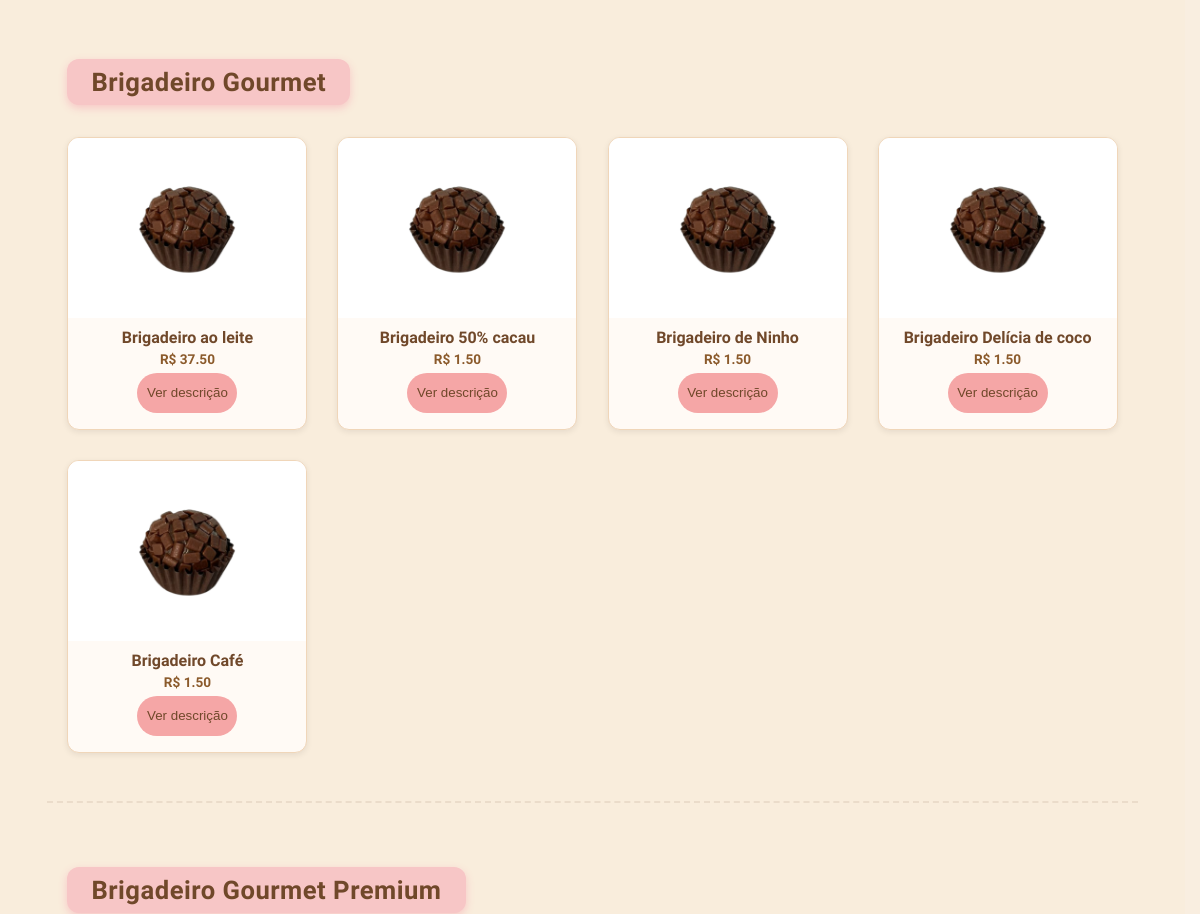
The page /cardapio/ (middle part) on the database as committed earlier.
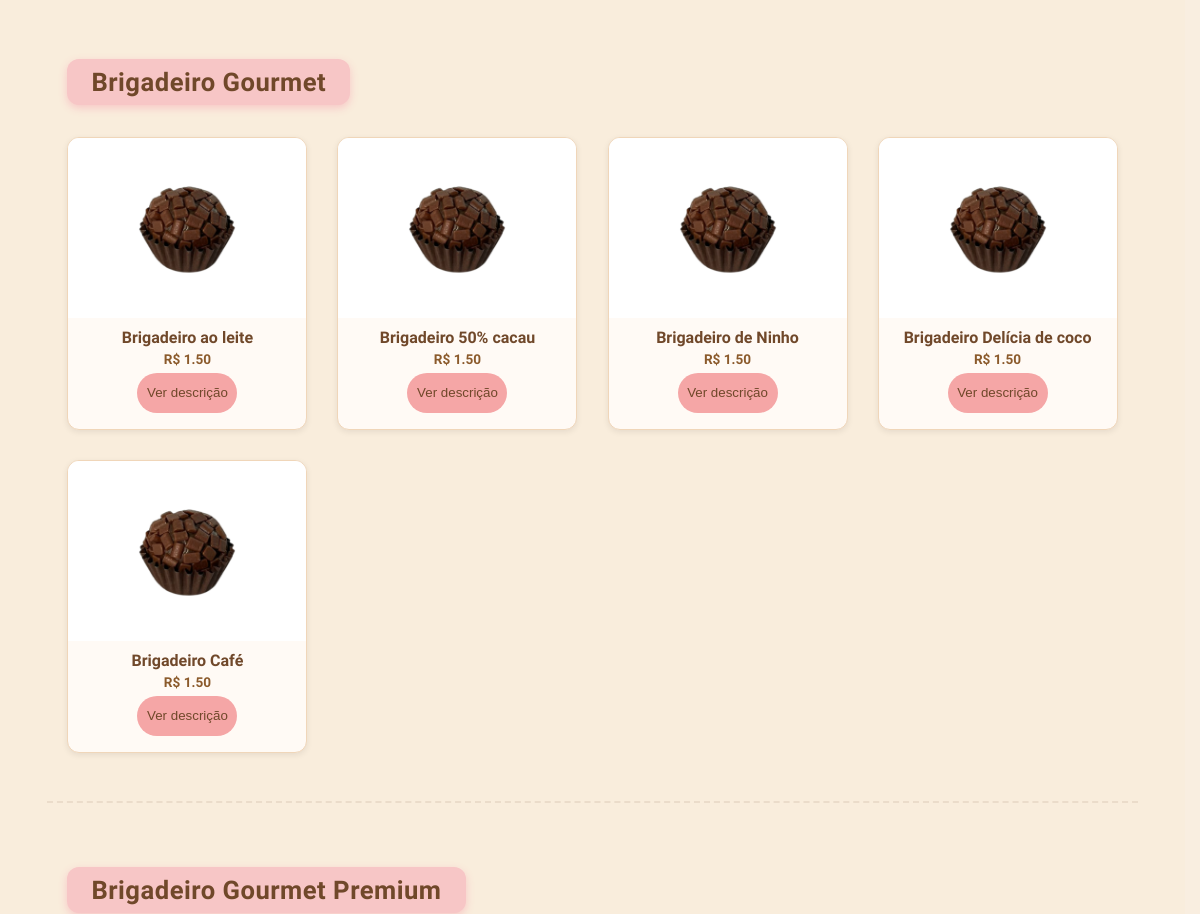
The same page on the database as committed later.
### produtos/models.py (models this page shows, shortened)
class Produto(models.Model):
    nome = models.CharField(max_length=100)
    preco = models.DecimalField(max_digits=10, decimal_places=2)
    descricao = models.TextField(blank=True)
    categoria = models.ForeignKey(
        Categoria,
        related_name='produtos',
        on_delete=models.SET_NULL,  # Evita perder o produto se a categoria for deletada
        null=True,
        blank=True
    )
    imagem = models.ImageField(upload_to='produtos/', blank=True, null=True)

class Categoria(models.Model):
    nome = models.CharField(max_length=100, unique=True)

### produtos/views.py (the view)
# urls.py: path('cardapio/', views.cardapio, name='cardapio'),
def cardapio(request):
    produtos = Produto.objects.all().order_by('categoria__nome')
    produtos_por_categoria = {}
    for produto in produtos:
        categoria_nome = produto.categoria.nome if produto.categoria else 'Outros'
        produtos_por_categoria.setdefault(categoria_nome, []).append(produto)
    return render(request, 'cardapio.html', {'produtos_por_categoria': produtos_por_categoria})

### produtos/templates/cardapio.html (shortened to what this page needs)
{% load static %}
<!DOCTYPE html>
<html lang="pt-BR">
<head>
  <link rel="stylesheet" href="{% static 'CSS/base.css' %}" />
  <link rel="stylesheet" href="{% static 'CSS/search.css' %}" />
  <link rel="stylesheet" href="{% static 'CSS/cardapio.css' %}" />
  <link rel="stylesheet" href="{% static 'CSS/descricao.css' %}" />
</head>
<body>
  <main>
    {% for categoria, produtos_categoria in produtos_por_categoria.items %}
      <section class="categoria-section">
        <h2 class="categoria-nome">{{ categoria }}</h2>
        <div class="produto-grid">
          {% for produto in produtos_categoria %}
            <div class="card-produto">
              <img src="{{ produto.imagem.url }}" alt="{{ produto.nome }}">
              <div class="card-info">
                <h3>{{ produto.nome }}</h3>
                <p class="preco">R$ {{ produto.preco|floatformat:2 }}</p>
                <button
                  class="ver-descricao"
                  data-nome="{{ produto.nome|slugify }}"
                  data-descricao="{{ produto.descricao }}">
                  Ver descrição
                </button>
              </div>
            </div>
          {% endfor %}
        </div>
      </section>
    {% endfor %}
  </main>
</body>
</html>

### produtos/static/CSS/base.css (style rules this page uses)
:root { --bg: #f9eee0; --pink: #F4CDCC; --brown: #70482A; --brown-2: #B97949; }
* { margin:0; padding:0; box-sizing:border-box; }
html { scroll-behavior: smooth; height: 100%; scrollbar-gutter: stable; overflow-y: scroll; }
body { min-height:100vh; background-color: #f9eee0; font-family:'Voces', sans-serif; display:flex; flex-direction:column; }

### produtos/static/CSS/cardapio.css (style rules this page uses)
main { background-color: #F9EDDC; padding: 40px 0 60px 0; font-family: 'Voces', sans-serif; }
.categoria-section { max-width: 1200px; padding: 0 20px; width: min(1200px, 92%); margin: 3rem auto 4rem auto; }
.categoria-nome { display: inline-block; font-size: 1.6rem; color: #70482A; background: #F7C6C6; padding: 8px 24px; border-radius: 12px; margin: 0 auto 30px; text-align: center; font-weight: bold; box-shadow: 0 3px 8px #F7C6C6; margin-bottom: 2rem; letter-spacing: 0.5px; }
.categoria-section:not(:last-child) { border-bottom: 2px dashed rgba(112, 72, 42, 0.1); padding-bottom: 3rem; }
.produto-grid { display: grid; grid-template-columns: repeat(auto-fill, minmax(220px, 1fr)); gap: 30px; justify-items: center; }
.card-produto { background-color: #fffaf5; border: 1px solid #f0d6b9; border-radius: 12px; box-shadow: 0 2px 6px rgba(0,0,0,0.08); overflow: hidden; width: 100%; max-width: 240px; transition: transform 0.25s ease, box-shadow 0.25s ease; }
.card-produto img { width: 100%; height: 180px; object-fit: cover; display: block; }
.card-info { padding: 10px 12px 16px 12px; text-align: center; }
.card-info h3 { color: #70482A; font-size: 1rem; margin-bottom: 4px; }
.card-info p { color: #8B5A2B; font-size: 0.85rem; margin-bottom: 6px; }
.preco { display: block; font-weight: bold; color: #70482A; font-size: 0.95rem; margin-bottom: 10px; }

### produtos/static/CSS/descricao.css (style rules this page uses)
.ver-descricao { width: 100px; height: 40px; background-color: #f5a6a6; border-radius: 20px; border: 2px #f5a6a6; color: #70482A; }

Rows that differ between the two databases and show on the page:
changed Produto "Brigadeiro ao leite": preco "37.50" → "1.50"
